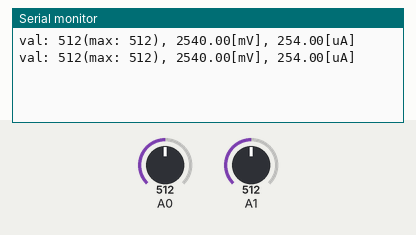
Recording of a sketch running on a simulated Arduino Uno, built with avr-gcc and run on an emulated ATmega328P. Shown: the last lines printed to the serial monitor. The inputs (shaded band) are chosen by the test bench; at power-on: A0 = 512, A1 = 512.

Above: at 1.8 s.
1.9 s: A0 set to 716
At 2.8 s:
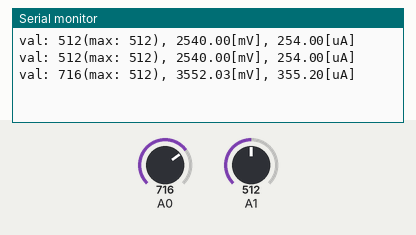
3.4 s: A1 set to 716
At 4.6 s:
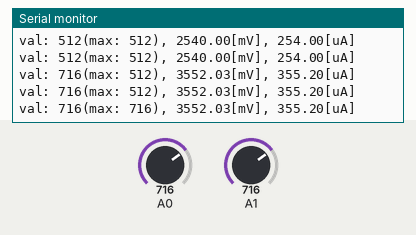
4.9 s: A0 set to 900
At 5.5 s:
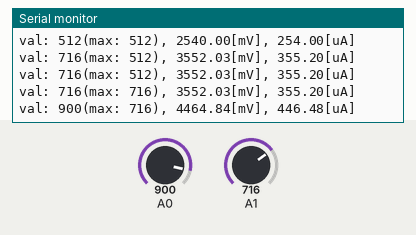
6.4 s: A1 set to 900
At 7.8 s:
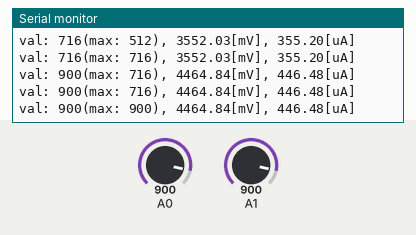
Timing chart, 0 to 8.9 s (numbered marks = the images above; inputs shaded):
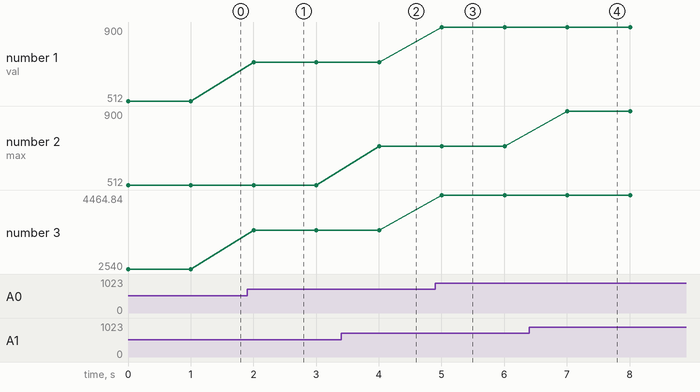

Measured:
- after the input at 1.9 s, the serial monitor: prints a new line after 0.10 s (image 1)
- after the input at 3.4 s, the serial monitor: prints a new line after 0.61 s (image 2)
- after the input at 4.9 s, the serial monitor: prints a new line after 0.11 s (image 3)
- after the input at 6.4 s, the serial monitor: prints a new line after 0.61 s (image 4)
- plotted number 1: 512 → 716 after the input at 1.9 s, 716 → 900 after the input at 4.9 s
- plotted number 3: 2540 → 3552.03 after the input at 1.9 s, 3552.03 → 4464.84 after the input at 4.9 s

The sketch:

sketch_jan23a.ino
```cpp
//  10k ohm
float R_k = 10;
char buf[60];
char buf_mV[20], buf_uA[20];
void setup() {
  // put your setup code here, to run once:
  Serial.begin(115200);
}

void loop() {
  // put your main code here, to run repeatedly:
  int val_sensor = analogRead(A0);
  int val_sensor_max = analogRead(A1);
  // convert value to mV
  float val_mV = (float)val_sensor * 5080 / 1024;
  // convert value to uA
  float val_uA = (float)val_mV / R_k;
  // print data
  dtostrf(val_mV, 0, 2, buf_mV);
  dtostrf(val_uA, 0, 2, buf_uA);
  sprintf(buf, "val: %d(max: %d), %s[mV], %s[uA]", val_sensor, val_sensor_max, buf_mV, buf_uA);
  Serial.println(buf);
  delay(1000);
}
```
